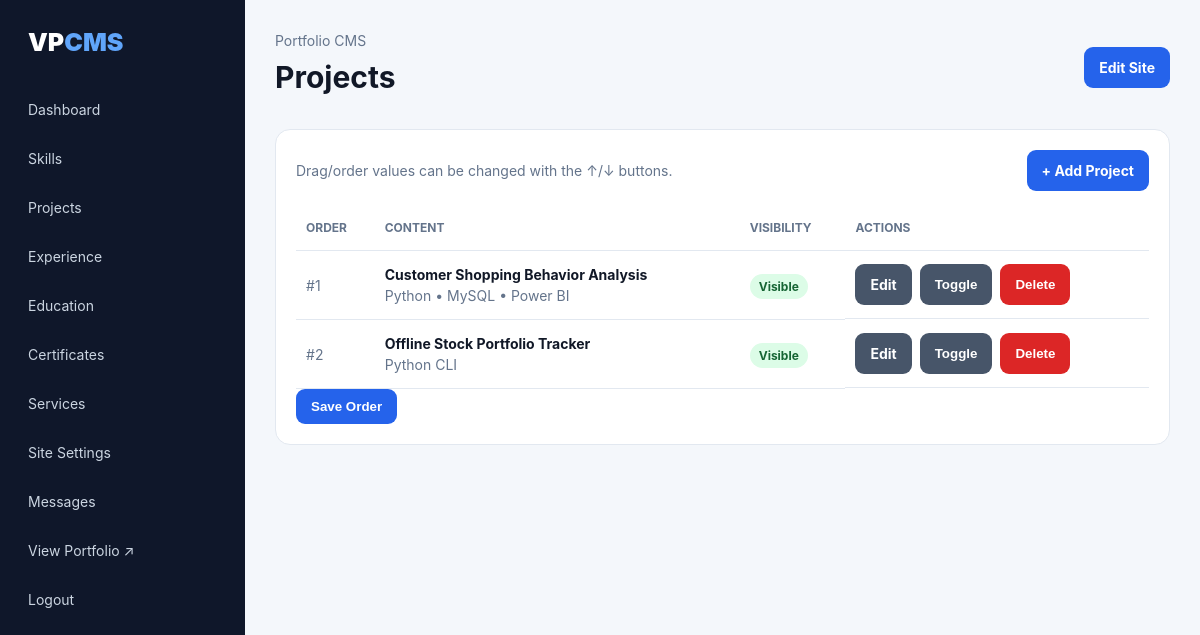
Screenshot of /admin/content.php?section=projects (signed in) with the database file from the repository.
### tables this page shows
CREATE TABLE IF NOT EXISTS portfolio_items (
    id INT UNSIGNED AUTO_INCREMENT PRIMARY KEY,
    section ENUM('skills','projects','experience','education','certificates','services','socials') NOT NULL,
    title VARCHAR(180) NOT NULL,
    subtitle VARCHAR(255) DEFAULT '',
    description TEXT,
    image VARCHAR(255) DEFAULT '',
    url VARCHAR(500) DEFAULT '',
    meta VARCHAR(255) DEFAULT '',
    sort_order INT NOT NULL DEFAULT 0,
    is_visible TINYINT(1) NOT NULL DEFAULT 1,
    created_at TIMESTAMP DEFAULT CURRENT_TIMESTAMP,
    updated_at TIMESTAMP DEFAULT CURRENT_TIMESTAMP ON UPDATE CURRENT_TIMESTAMP,
    INDEX(section, sort_order, is_visible)
);

### config/config.php (called while the page is built, shortened)
<?php
function db(): PDO {
    static $pdo = null;
    if ($pdo === null) {
        $dsn = 'mysql:host=' . DB_HOST . ';dbname=' . DB_NAME . ';charset=utf8mb4';
        $pdo = new PDO($dsn, DB_USER, DB_PASS, [
            PDO::ATTR_ERRMODE => PDO::ERRMODE_EXCEPTION,
            PDO::ATTR_DEFAULT_FETCH_MODE => PDO::FETCH_ASSOC,
            PDO::ATTR_EMULATE_PREPARES => false,
        ]);
    }
    return $pdo;
}
function e(?string $value): string {
    return htmlspecialchars((string)$value, ENT_QUOTES, 'UTF-8');
}

### admin/content.php (the view, shortened to what this page needs)
<?php
$page_title=ucfirst($_GET['section']??'Content'); require __DIR__.'/_header.php';
$allowed=['skills','projects','experience','education','certificates','services'];
$section=$_GET['section']??'projects'; if(!in_array($section,$allowed,true)) exit('Invalid section.');
$action=$_GET['action']??'list'; $id=(int)($_GET['id']??0);
if($action==='add'||$action==='edit'){
 $item=$id? (function()use($id,$section){$s=db()->prepare("SELECT * FROM portfolio_items WHERE id=? AND section=?");$s->execute([$id,$section]);return $s->fetch();})():['title'=>'','subtitle'=>'','description'=>'','url'=>'','meta'=>'','image'=>''];
?>
<div class="panel"><form method="post" enctype="multipart/form-data"><input type="hidden" name="csrf" value="<?=e(csrf_token())?>">
<div class="form-grid"><div class="field"><label>Title</label><input name="title" value="<?=e($item['title'])?>" required></div><div class="field"><label>Subtitle / Role / Institute</label><input name="subtitle" value="<?=e($item['subtitle'])?>"></div><div class="field full"><label>Description</label><textarea name="description"><?=e($item['description'])?></textarea></div><div class="field"><label>URL</label><input name="url" value="<?=e($item['url'])?>"></div><div class="field"><label>Meta / Tech / Date</label><input name="meta" value="<?=e($item['meta'])?>"></div><div class="field"><label>Image</label><input type="file" name="image" accept="image/*"></div></div><br><div class="actions"><button class="btn" name="act" value="save">Save</button><a class="btn gray" href="content.php?section=<?=$section?>">Cancel</a></div></form></div>
<?php } else { $rows=db()->prepare("SELECT * FROM portfolio_items WHERE section=? ORDER BY sort_order,id");$rows->execute([$section]); ?>
<div class="panel"><div class="toolbar"><div class="muted">Drag/order values can be changed with the ↑/↓ buttons.</div><a class="btn" href="content.php?section=<?=$section?>&action=add">+ Add <?=e(rtrim(ucfirst($section),'s'))?></a></div>
<form method="post"><input type="hidden" name="csrf" value="<?=e(csrf_token())?>">
<div class="table-wrap"><table><thead><tr><th>Order</th><th>Content</th><th>Visibility</th><th>Actions</th></tr></thead><tbody>
<?php foreach($rows as $r): ?><tr><td class="drag">#<?=e($r['sort_order'])?><input type="hidden" name="order[]" value="<?=$r['id']?>"></td><td><?php if($r['image']): ?><img class="thumb" src="../<?=e($r['image'])?>"><?php endif; ?><b><?=e($r['title'])?></b><div class="muted"><?=e($r['subtitle'])?></div></td><td><span class="badge <?=$r['is_visible']?'':'off'?>"><?=$r['is_visible']?'Visible':'Hidden'?></span></td><td class="actions"><a class="btn gray" href="content.php?section=<?=$section?>&action=edit&id=<?=$r['id']?>">Edit</a><button class="btn gray" name="act" value="toggle">Toggle</button><button class="btn red" name="act" value="delete" onclick="this.form.id.value='<?=$r['id']?>'">Delete</button></td></tr><?php endforeach; ?>
</tbody></table></div><input type="hidden" name="id" value=""><button class="btn" name="act" value="order">Save Order</button></form></div>
<?php } require __DIR__.'/_footer.php'; ?>

### admin/admin.css (style rules this page uses)
:root { --bg:#f4f7fb;--card:#fff;--text:#111827;--muted:#64748b;--line:#e2e8f0;--blue:#2563eb;--green:#16a34a;--red:#dc2626 }
* { box-sizing:border-box }
body { margin:0;background:var(--bg);color:var(--text);font:14px/1.5 Inter,system-ui,sans-serif }
.muted { color:var(--muted) }
.btn { display:inline-block;background:var(--blue);color:#fff;border:0;padding:10px 15px;border-radius:9px;text-decoration:none;font-weight:700;cursor:pointer }
.btn.red { background:var(--red) }
.btn.gray { background:#475569 }
.panel { background:var(--card);border:1px solid var(--line);border-radius:15px;padding:20px;margin-top:20px }
.toolbar { display:flex;gap:10px;justify-content:space-between;align-items:center;margin-bottom:15px }
.table-wrap { overflow:auto }
table { width:100%;border-collapse:collapse }
th,td { padding:13px 10px;border-bottom:1px solid var(--line);text-align:left;vertical-align:middle }
th { font-size:12px;color:var(--muted);text-transform:uppercase }
.badge { padding:5px 9px;border-radius:999px;font-size:12px;font-weight:700;background:#dcfce7;color:#166534 }
.actions { display:flex;gap:8px;flex-wrap:wrap }
.drag { cursor:grab;color:var(--muted) }

### rows the page displays
portfolio_items: sort_order "1", title "Customer Shopping Behavior Analysis", subtitle "Python • MySQL • Power BI", is_visible "Visible", $r['id'] 7 (drawn)
portfolio_items: sort_order "2", title "Offline Stock Portfolio Tracker", subtitle "Python CLI", is_visible "Visible", $r['id'] 8 (drawn)

### other values shown
$page_title "Projects"
rtrim(ucfirst($section),'s') "Project"
